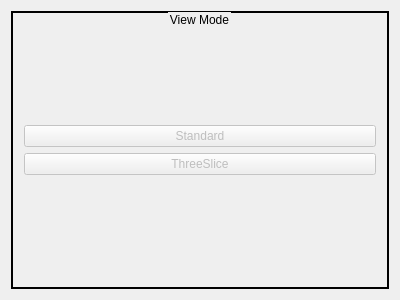
<?xml version="1.0" encoding="UTF-8"?>
<ui version="4.0">
 <class>ModeControlWidgetClass</class>
 <widget class="QWidget" name="ModeControlWidgetClass">
  <property name="geometry">
   <rect>
    <x>0</x>
    <y>0</y>
    <width>400</width>
    <height>300</height>
   </rect>
  </property>
  <property name="minimumSize">
   <size>
    <width>0</width>
    <height>100</height>
   </size>
  </property>
  <property name="windowTitle">
   <string>ModeControlWidget</string>
  </property>
  <layout class="QGridLayout" name="gridLayout_2">
   <item row="0" column="0">
    <widget class="QGroupBox" name="modeControlBox">
     <property name="styleSheet">
      <string notr="true">QGroupBox { border: 2px groove black ; }</string>
     </property>
     <property name="title">
      <string>View Mode</string>
     </property>
     <property name="alignment">
      <set>Qt::AlignCenter</set>
     </property>
     <property name="flat">
      <bool>false</bool>
     </property>
     <layout class="QGridLayout" name="gridLayout">
      <item row="0" column="0">
       <layout class="QVBoxLayout" name="verticalLayout">
        <item>
         <spacer name="verticalSpacer">
          <property name="orientation">
           <enum>Qt::Vertical</enum>
          </property>
          <property name="sizeHint" stdset="0">
           <size>
            <width>20</width>
            <height>40</height>
           </size>
          </property>
         </spacer>
        </item>
        <item>
         <widget class="QPushButton" name="standardButton">
          <property name="enabled">
           <bool>false</bool>
          </property>
          <property name="text">
           <string>Standard</string>
          </property>
         </widget>
        </item>
        <item>
         <widget class="QPushButton" name="threeSliceButton">
          <property name="enabled">
           <bool>false</bool>
          </property>
          <property name="text">
           <string>ThreeSlice</string>
          </property>
         </widget>
        </item>
        <item>
         <spacer name="verticalSpacer_2">
          <property name="orientation">
           <enum>Qt::Vertical</enum>
          </property>
          <property name="sizeHint" stdset="0">
           <size>
            <width>20</width>
            <height>40</height>
           </size>
          </property>
         </spacer>
        </item>
       </layout>
      </item>
     </layout>
    </widget>
   </item>
  </layout>
 </widget>
 <layoutdefault spacing="6" margin="11"/>
 <resources/>
 <connections/>
</ui>
